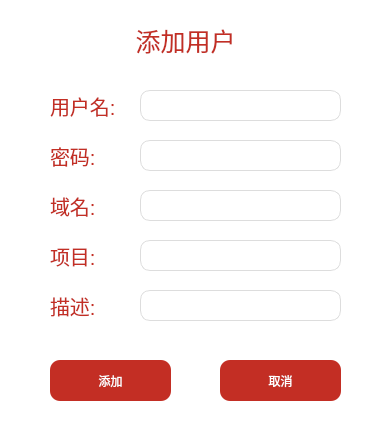
<?xml version="1.0" encoding="UTF-8"?>
<ui version="4.0">
 <class>AddUser</class>
 <widget class="QDialog" name="AddUser">
  <property name="geometry">
   <rect>
    <x>0</x>
    <y>0</y>
    <width>380</width>
    <height>439</height>
   </rect>
  </property>
  <property name="minimumSize">
   <size>
    <width>380</width>
    <height>439</height>
   </size>
  </property>
  <property name="maximumSize">
   <size>
    <width>380</width>
    <height>439</height>
   </size>
  </property>
  <property name="windowTitle">
   <string>Dialog</string>
  </property>
  <property name="styleSheet">
   <string notr="true">QDialog {background-color: white;}</string>
  </property>
  <widget class="QLabel" name="label_adduser_title">
   <property name="geometry">
    <rect>
     <x>120</x>
     <y>20</y>
     <width>131</width>
     <height>41</height>
    </rect>
   </property>
   <property name="styleSheet">
    <string notr="true">QLabel {
	color: #C32E24;
	font: 57 9pt &quot;HarmonyOS Sans SC&quot;;
	font-size: 25px;
}</string>
   </property>
   <property name="text">
    <string>&lt;html&gt;&lt;head/&gt;&lt;body&gt;&lt;p align=&quot;center&quot;&gt;添加用户&lt;/p&gt;&lt;/body&gt;&lt;/html&gt;</string>
   </property>
  </widget>
  <widget class="QLabel" name="label_add_username">
   <property name="geometry">
    <rect>
     <x>50</x>
     <y>90</y>
     <width>81</width>
     <height>31</height>
    </rect>
   </property>
   <property name="styleSheet">
    <string notr="true">QLabel {
	color: #C32E24;
	font: 57 9pt &quot;HarmonyOS Sans SC&quot;;
	font-size: 20px;
}</string>
   </property>
   <property name="text">
    <string>用户名:</string>
   </property>
  </widget>
  <widget class="QLineEdit" name="lineEdit_add_username">
   <property name="geometry">
    <rect>
     <x>140</x>
     <y>90</y>
     <width>201</width>
     <height>31</height>
    </rect>
   </property>
   <property name="styleSheet">
    <string notr="true">QLineEdit {
	font: 57 9pt &quot;HarmonyOS Sans SC&quot;;
	border: 1px solid #ddd;
	box-shadow: none;
	color: #333;
	font-size: 15px;
	border-radius: 10px;
}
                        </string>
   </property>
  </widget>
  <widget class="QLabel" name="label_add_password">
   <property name="geometry">
    <rect>
     <x>50</x>
     <y>140</y>
     <width>81</width>
     <height>31</height>
    </rect>
   </property>
   <property name="styleSheet">
    <string notr="true">QLabel {
	color: #C32E24;
	font: 57 9pt &quot;HarmonyOS Sans SC&quot;;
	font-size: 20px;
}</string>
   </property>
   <property name="text">
    <string>密码:</string>
   </property>
  </widget>
  <widget class="QLineEdit" name="lineEdit_add_password">
   <property name="geometry">
    <rect>
     <x>140</x>
     <y>140</y>
     <width>201</width>
     <height>31</height>
    </rect>
   </property>
   <property name="styleSheet">
    <string notr="true">QLineEdit {
	font: 57 9pt &quot;HarmonyOS Sans SC&quot;;
	border: 1px solid #ddd;
	box-shadow: none;
	color: #333;
	font-size: 15px;
	border-radius: 10px;
}
                        </string>
   </property>
   <property name="echoMode">
    <enum>QLineEdit::Password</enum>
   </property>
  </widget>
  <widget class="QLabel" name="label_add_desc">
   <property name="geometry">
    <rect>
     <x>50</x>
     <y>290</y>
     <width>81</width>
     <height>31</height>
    </rect>
   </property>
   <property name="styleSheet">
    <string notr="true">QLabel {
	color: #C32E24;
	font: 57 9pt &quot;HarmonyOS Sans SC&quot;;
	font-size: 20px;
}</string>
   </property>
   <property name="text">
    <string>描述:</string>
   </property>
  </widget>
  <widget class="QLineEdit" name="lineEdit_add_desc">
   <property name="geometry">
    <rect>
     <x>140</x>
     <y>290</y>
     <width>201</width>
     <height>31</height>
    </rect>
   </property>
   <property name="styleSheet">
    <string notr="true">QLineEdit {
	font: 57 9pt &quot;HarmonyOS Sans SC&quot;;
	border: 1px solid #ddd;
	box-shadow: none;
	color: #333;
	font-size: 15px;
	border-radius: 10px;
}
                        </string>
   </property>
  </widget>
  <widget class="QLabel" name="label_add_domain">
   <property name="geometry">
    <rect>
     <x>50</x>
     <y>190</y>
     <width>81</width>
     <height>31</height>
    </rect>
   </property>
   <property name="styleSheet">
    <string notr="true">QLabel {
	color: #C32E24;
	font: 57 9pt &quot;HarmonyOS Sans SC&quot;;
	font-size: 20px;
}</string>
   </property>
   <property name="text">
    <string>域名:</string>
   </property>
  </widget>
  <widget class="QLabel" name="label_add_project">
   <property name="geometry">
    <rect>
     <x>50</x>
     <y>240</y>
     <width>81</width>
     <height>31</height>
    </rect>
   </property>
   <property name="styleSheet">
    <string notr="true">QLabel {
	color: #C32E24;
	font: 57 9pt &quot;HarmonyOS Sans SC&quot;;
	font-size: 20px;
}</string>
   </property>
   <property name="text">
    <string>项目:</string>
   </property>
  </widget>
  <widget class="QComboBox" name="comboBox_add_domain">
   <property name="geometry">
    <rect>
     <x>140</x>
     <y>190</y>
     <width>201</width>
     <height>31</height>
    </rect>
   </property>
   <property name="styleSheet">
    <string notr="true">QComboBox {
font: 57 9pt &quot;HarmonyOS Sans SC&quot;;
	border: 1px solid #ddd;
	box-shadow: none;
	color: #333;	
	font-size: 15px;
	border-radius: 10px;
	background-color: white;
}

QComboBox::down-arrow {
    image: url('resources/img/down-arrow.png'); 
	width: 15px;
	height: 15px
}

QComboBox::drop-down{
    border:0;           
    min-width: 40px; 
}
                        </string>
   </property>
  </widget>
  <widget class="QComboBox" name="comboBox_add_project">
   <property name="geometry">
    <rect>
     <x>140</x>
     <y>240</y>
     <width>201</width>
     <height>31</height>
    </rect>
   </property>
   <property name="styleSheet">
    <string notr="true">QComboBox {
font: 57 9pt &quot;HarmonyOS Sans SC&quot;;
	border: 1px solid #ddd;
	box-shadow: none;
	color: #333;	
	font-size: 15px;
	border-radius: 10px;
	background-color: white;
}

QComboBox::down-arrow {
    image: url('resources/img/down-arrow.png'); 
	width: 15px;
	height: 15px
}

QComboBox::drop-down{
    border:0;           
    min-width: 40px; 
}
                        </string>
   </property>
  </widget>
  <widget class="QPushButton" name="pushButton_add_adduer">
   <property name="geometry">
    <rect>
     <x>50</x>
     <y>360</y>
     <width>121</width>
     <height>41</height>
    </rect>
   </property>
   <property name="styleSheet">
    <string notr="true">QPushButton{
	font: 57 9pt &quot;HarmonyOS Sans SC&quot;;
	background-color: #C32E24;
	color: white;
	border: none;
	border-radius: 10px;

}

QPushButton:hover {
	background-color: white;
	color: #C32E24;
}</string>
   </property>
   <property name="text">
    <string>添加</string>
   </property>
  </widget>
  <widget class="QPushButton" name="pushButton_add_cancel">
   <property name="geometry">
    <rect>
     <x>220</x>
     <y>360</y>
     <width>121</width>
     <height>41</height>
    </rect>
   </property>
   <property name="styleSheet">
    <string notr="true">QPushButton{
	font: 57 9pt &quot;HarmonyOS Sans SC&quot;;
	background-color: #C32E24;
	color: white;
	border: none;
	border-radius: 10px;

}

QPushButton:hover {
	background-color: white;
	color: #C32E24;
}</string>
   </property>
   <property name="text">
    <string>取消</string>
   </property>
  </widget>
 </widget>
 <resources/>
 <connections/>
</ui>
